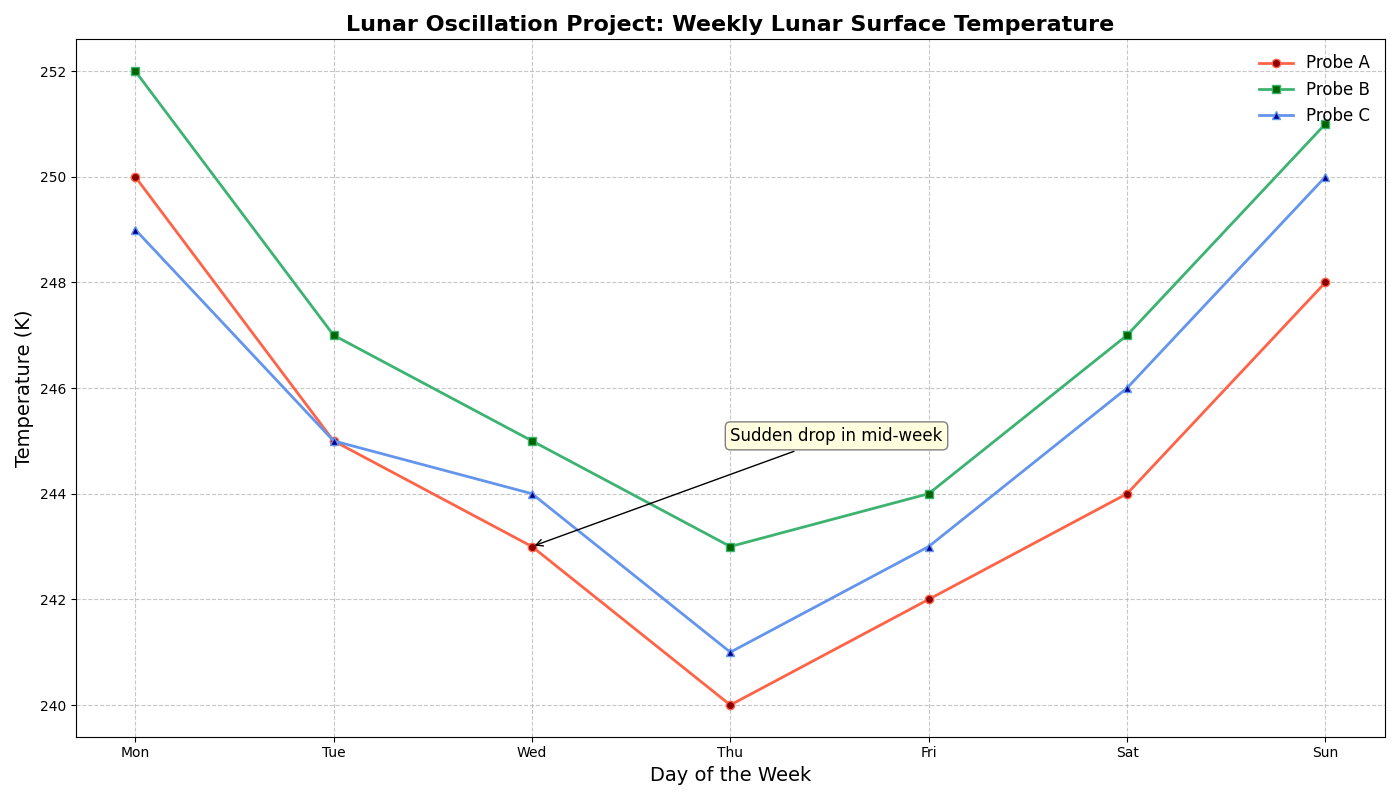

This figure's Python source:
import matplotlib.pyplot as plt
import numpy as np

# Backstory:
# The chart describes the cosmic findings of a hypothetical space mission, named the "Lunar Oscillation Project". 
# The line chart shows the variation in lunar surface temperature over a week as measured by three different lunar probes.

# Data setup
days = np.array(['Mon', 'Tue', 'Wed', 'Thu', 'Fri', 'Sat', 'Sun'])
probe_A = np.array([250, 245, 243, 240, 242, 244, 248])  # temperature in Kelvin
probe_B = np.array([252, 247, 245, 243, 244, 247, 251])
probe_C = np.array([249, 245, 244, 241, 243, 246, 250])

# Plotting Script
fig, ax1 = plt.subplots(figsize=(14, 8))

# Plot data for all three lunar probes
ax1.plot(days, probe_A, '-o', label='Probe A', color='tomato', markersize=6, linewidth=2, markerfacecolor='darkred')
ax1.plot(days, probe_B, '-s', label='Probe B', color='mediumseagreen', markersize=6, linewidth=2, markerfacecolor='darkgreen')
ax1.plot(days, probe_C, '-^', label='Probe C', color='cornflowerblue', markersize=6, linewidth=2, markerfacecolor='darkblue')

# Annotate a significant observation
ax1.annotate('Sudden drop in mid-week', 
             xy=('Wed', 243), 
             xytext=('Thu', 245), 
             arrowprops=dict(arrowstyle='->', color='black'),
             fontsize=12, 
             bbox=dict(boxstyle="round,pad=0.3", edgecolor='gray', facecolor='lightyellow'))

# Customize the main plot
ax1.set_title('Lunar Oscillation Project: Weekly Lunar Surface Temperature', fontsize=16, fontweight='bold', loc='center')
ax1.set_xlabel('Day of the Week', fontsize=14)
ax1.set_ylabel('Temperature (K)', fontsize=14)
ax1.set_xticks(np.arange(len(days)))
ax1.set_xticklabels(days)
ax1.grid(True, linestyle='--', alpha=0.7)
ax1.legend(loc='upper right', fontsize=12, frameon=False)

# Adjust layout to better fit elements
plt.tight_layout()

# Display the plot
plt.show()
